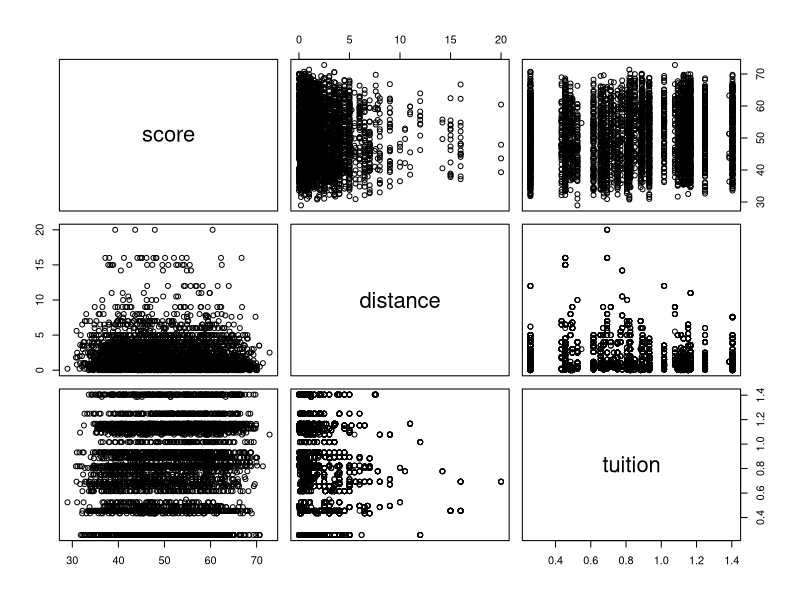
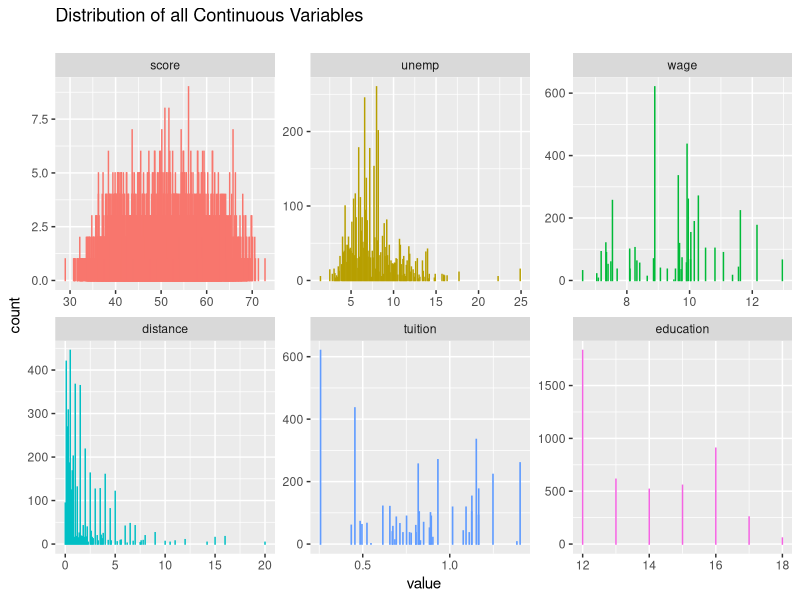
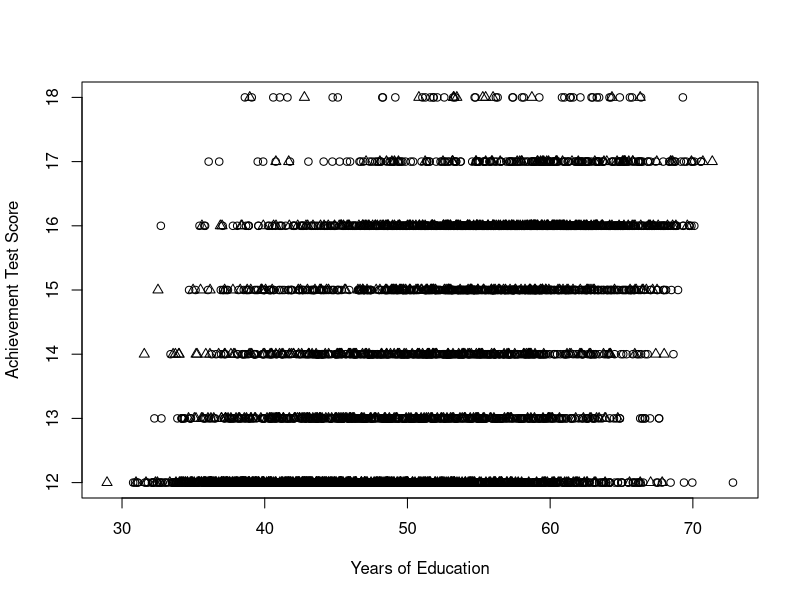
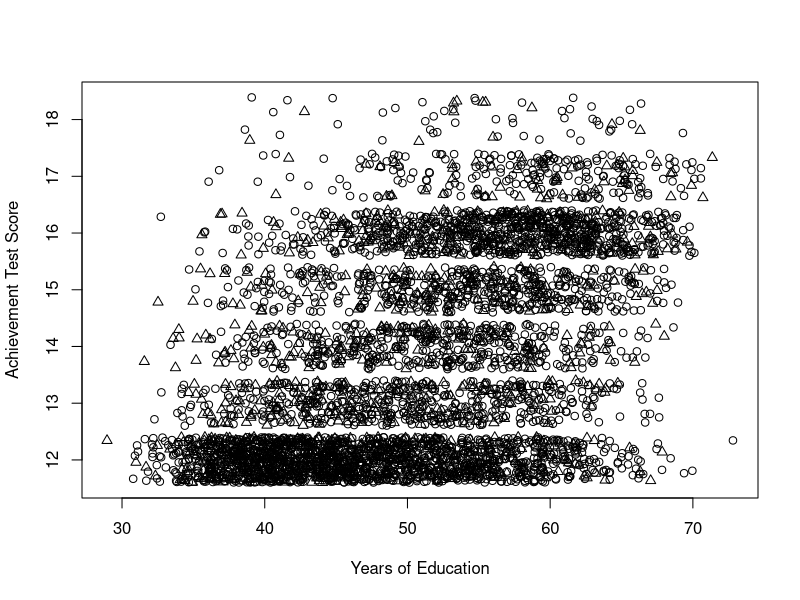
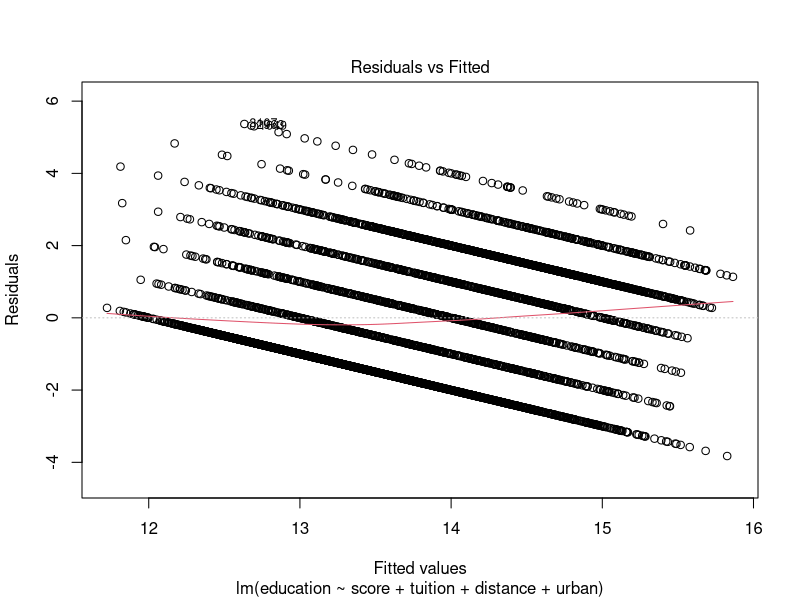
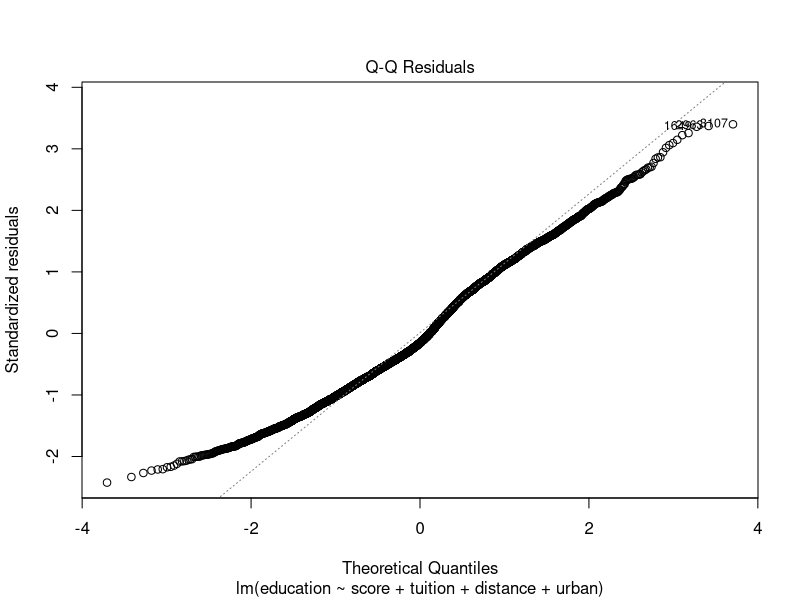
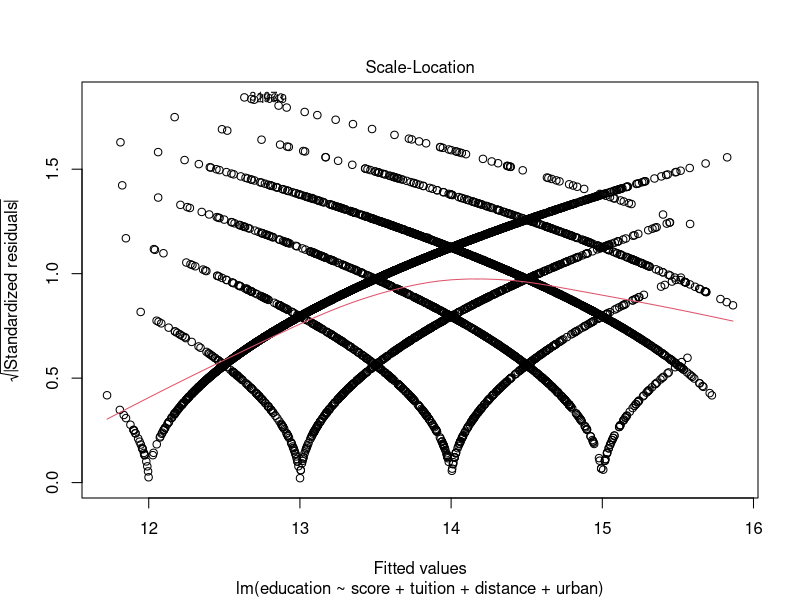
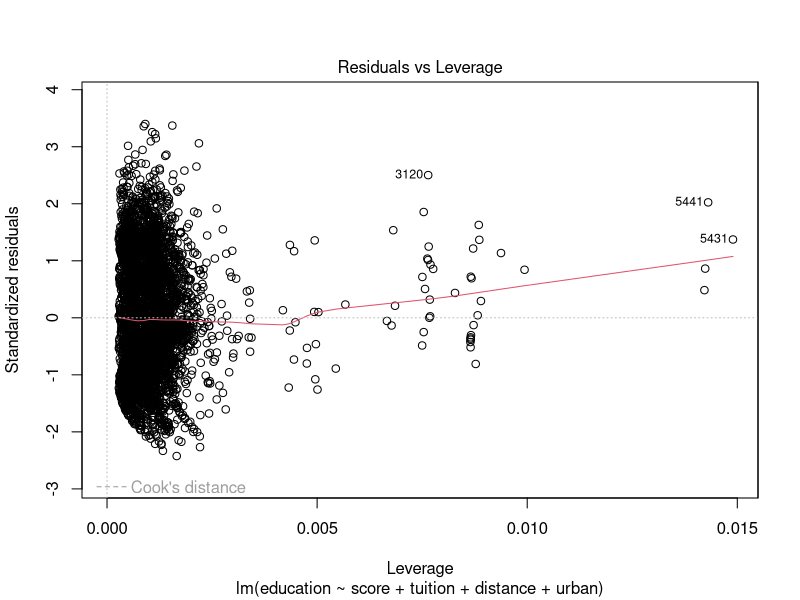

These charts were generated, in order, by the following R code:
## ---- chunk 1
knitr::opts_chunk$set(echo = TRUE)
## ---- chunk 2
library (AER)
library (reshape2)
library (dplyr)
library(ggplot2)
library(psych)
library(skimr)
data(CollegeDistance)
head(CollegeDistance)
names(CollegeDistance)

## ---- chunk 3
psych::describe(CollegeDistance)
skimr::skim(CollegeDistance)
## ---- chunk 4

plot(CollegeDistance[c(3,10, 11)])

## ---- chunk 5
#Continuous Variables

cont_vars <- CollegeDistance %>% dplyr::select(-c(gender, ethnicity, fcollege, mcollege, home, urban, income, region))

melted <- melt(cont_vars)

ggplot(melted, aes(value)) + geom_bar(aes(fill = variable, col = variable), alpha = 0.5, show.legend = FALSE) + facet_wrap(~variable, scale="free")+ ggtitle("Distribution of all Continuous Variables \n")

## ---- chunk 6
cor(CollegeDistance[c(3,10, 11)])
## ---- chunk 7
score <- lm(score ~ distance + tuition, data = CollegeDistance)
## ---- chunk 8
1/(1-summary(score)$r.squared)
## ---- chunk 9
plot(CollegeDistance$score, CollegeDistance$education, xlab = "Years of Education", ylab = "Achievement Test Score", pch = as.numeric(CollegeDistance$urban))
## ---- chunk 10
newscore <- jitter(CollegeDistance$score, factor = 2)
newed <- jitter(CollegeDistance$education, factor = 2)
plot(newscore, newed, xlab = "Years of Education", ylab = "Achievement Test Score", pch = as.numeric(CollegeDistance$urban))
## ---- chunk 11
library(MASS)
starting.model <- lm(education ~ score + urban + distance + tuition, data = CollegeDistance)
simple.model <- lm(education ~ 1, data = CollegeDistance)
stepAIC(starting.model, scope = list(upper = starting.model, lower = simple.model), direction = "backward")

## ---- chunk 12
schoolmod <- lm(education ~ score + tuition + distance + urban, data = CollegeDistance)
## ---- chunk 13
plot(schoolmod)
## ---- chunk 14
summary(schoolmod)
## ---- chunk 15
confint(schoolmod)
## ---- chunk 16
u <- (9.141+.0256) + .0956*52 - .1426*.900 - .0487*.5
u
## ---- chunk 17
nu <- 9.141 + .0956*52 - .1426*.900 - .0487*.5
nu
## ---- chunk 18
abs(u-nu)

## ---- chunk 19
newdata <- data.frame(score = 52, tuition = .9, distance = .5, urban = 'yes')
newdata
## ---- chunk 20
predict(schoolmod, newdata, interval = "predict")
## ---- chunk 21
predict(schoolmod, newdata, interval = "confidence")
## ---- chunk 22

schoolmod2 <- lm(education ~ score + tuition + distance*urban, data = CollegeDistance)

## ---- chunk 23
plot(schoolmod2)
## ---- chunk 24
summary(schoolmod2)
## ---- chunk 25
anova(schoolmod, schoolmod2)
